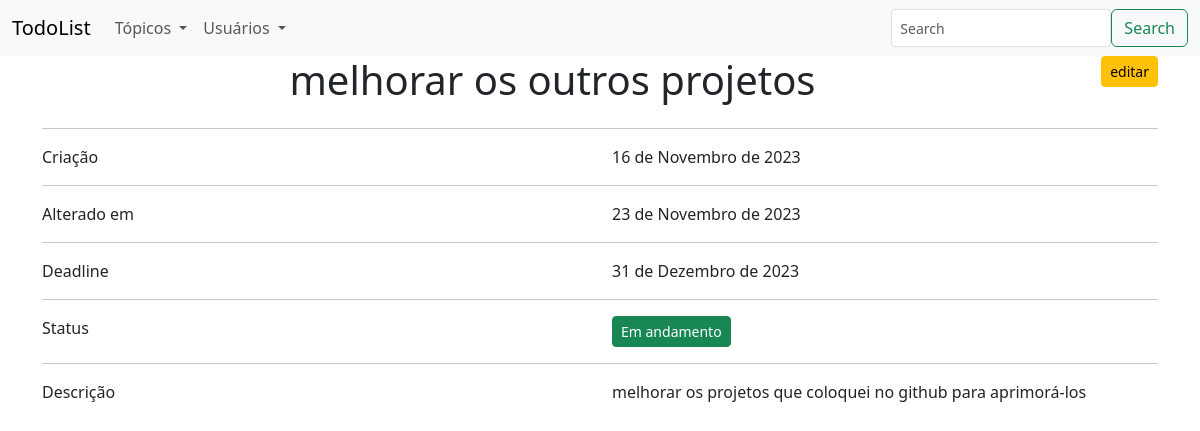
/todolist/topico/details/3/ (signed in), run on the app's committed database.
### todolist/models.py (models this page shows, shortened)
class Topico(models.Model):
    name = models.CharField(max_length = 255)
    description = models.TextField()
    deadline = models.DateField(default = timezone.now)
    start = models.DateField(auto_now_add = True)
    updatedAt = models.DateField(auto_now = True)
    user = models.ForeignKey(User, on_delete = models.CASCADE)
    status_choices = [
        ("completed", "completed"),
        ("ongoing", "ongoing"),
        ("canceled", "canceled")
    ]
    status = models.CharField(choices=status_choices, default="ongoing", max_length=50)

### todolist/topicos_views.py (the view)
# urls.py: path('details/<int:key>/', topicos_views.details, name = 'topico.details'),
@login_required(login_url = '/todolist/login/')
@require_http_methods(['GET'])
def details(request, key):
    topico = Topico.objects.get(pk = key)
    params = {
        'active': True,
        'topico': topico
    }
    return render(request, 'topico/details.html', params)

### todolist/templates/topico/details.html (shortened to what this page needs)
{% extends "base.html" %}
{% load static %}
{% block 'main' %}
<div class = "container">
    <div class = "row">
        <div class = "col">
            <h1 class="text-center">{{topico.name}}
            </h1>
        </div>
        <div class = "col text-end col-sm-1">
            <a href = "{% url 'topico.edit' topico.pk %}" class = "btn btn-sm btn-warning">editar</a>
        </div>
    </div>
    <hr>
    <div class = "row">
        <div class = "col">
            Criação
        </div>
        <div class = "col">
            {{topico.start}}
        </div>
    </div>
    <hr>
    <div class = "row">
        <div class = "col">
            Alterado em
        </div>
        <div class = "col">
            {{topico.updatedAt}}
        </div>
    </div>
    <hr>
    <div class = "row">
        <div class = "col">
            Deadline
        </div>
        <div class = "col">
            {{topico.deadline}}
        </div>
    </div>
    <hr>
    <div class = "row">
        <div class = "col">
            Status
        </div>
        <div class = "col">
            {% if topico.status == 'completed' %}
            <td><a href = "#" class = "btn btn-sm btn-primary">Completado</a></td>
            {% elif topico.status == 'ongoing'%}
            <td><a href = "#" class = "btn btn-sm btn-success">Em andamento</a></td>
            {% else %}
            <td><a href = "#" class = "btn btn-sm btn-danger">Cancelado</a></td>
            {% endif %}
        </div>
    </div>
    <hr>
    <div class = "row">
        <div class = "col">
            Descrição
        </div>
        <div class = "col">
            <p>
                {{topico.description}}
            </p>
        </div>
    </div>
</div>
{% endblock %}

### data on the page
Topico: name "melhorar os outros projetos", start "16 de Novembro de 2023", updatedAt "23 de Novembro de 2023", deadline "31 de Dezembro de 2023", description "melhorar os projetos que coloquei no github para aprimorá-los"
